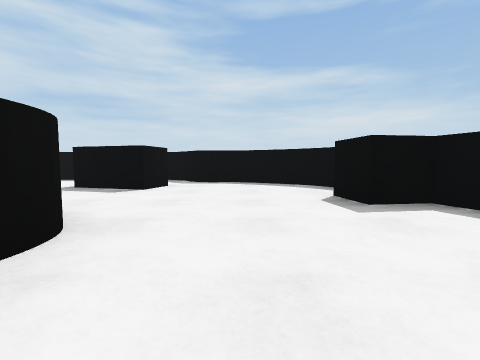
view 1 (above)

16 first-person views from a walk through a Webots world. The camera is 0.06 m above the floor, tilts 4° down and sees 90° across. The floor is counted in squares, 0.1 m on a side. Each view is taken from the middle of a square. On the plan, view 1 faces up. The plan holds only what a view shows up to about 9 squares ahead; the rest is blank. The robots in the file are not drawn. Simple shapes and patterns stand in for the simulator's stock objects.

view 2
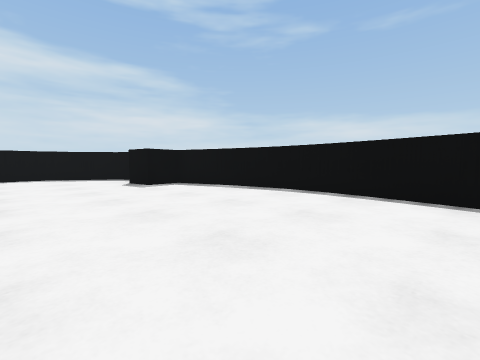

view 3
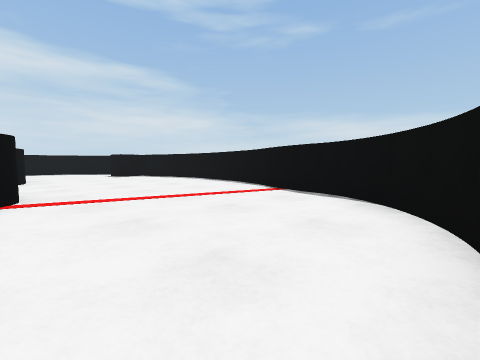

view 4
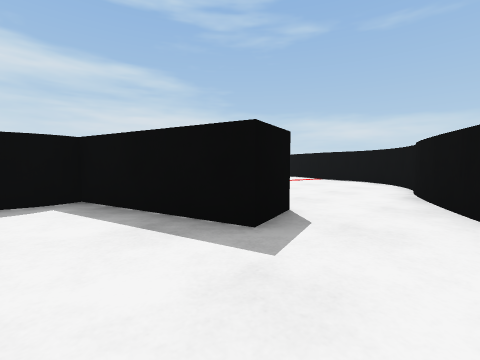

view 5
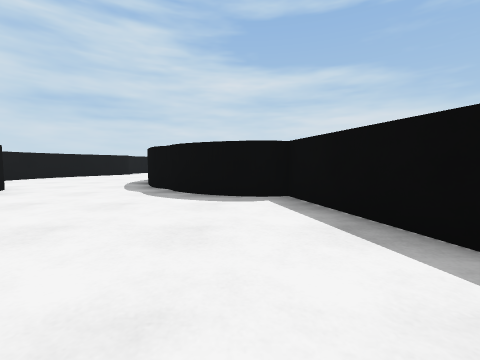

view 6
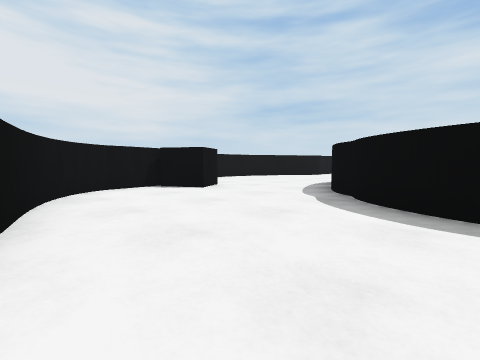

view 7
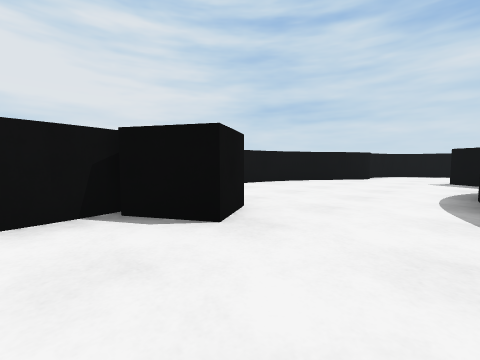

view 8
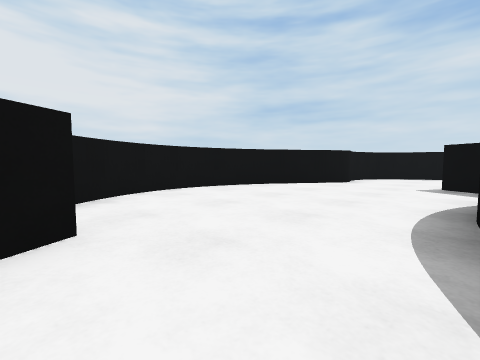

view 9
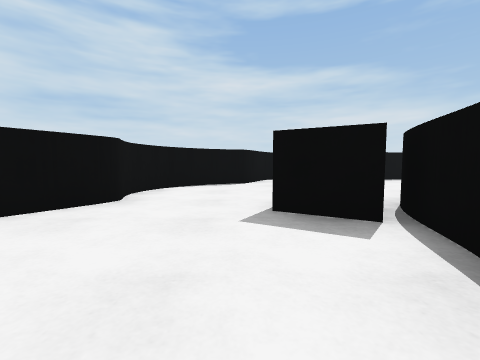

view 10
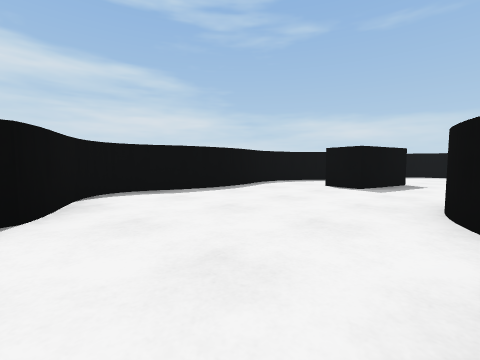

view 11
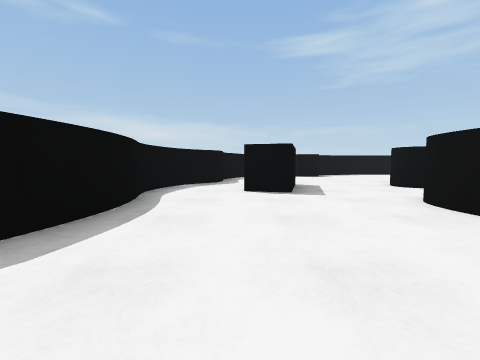

view 12
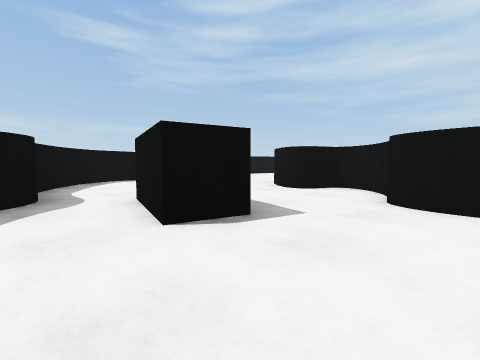

view 13
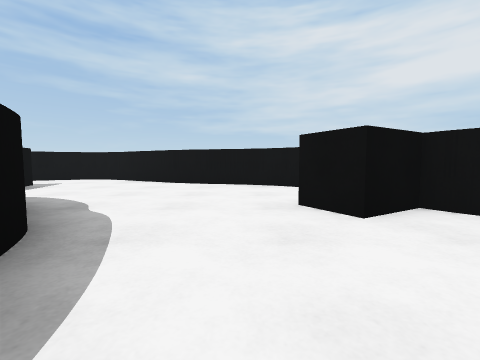

view 14
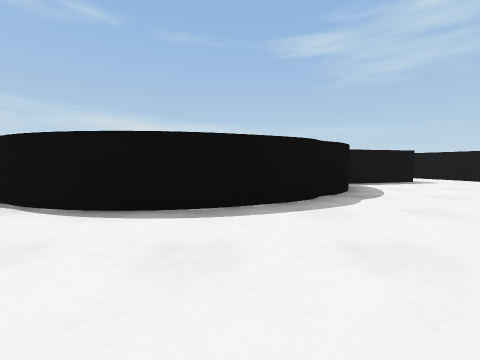

view 15
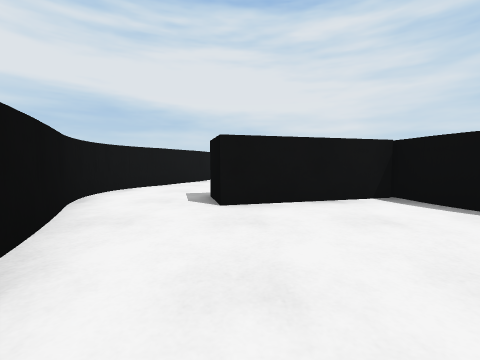

view 16
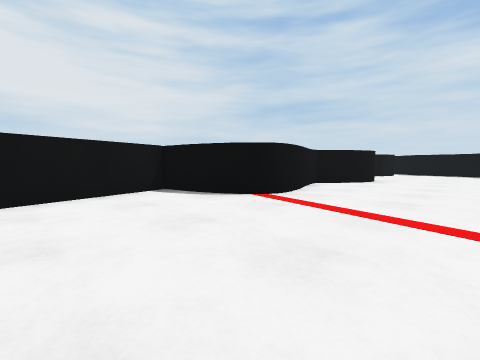

### Floor plan
Key: @ floor where view 1 was taken; # wall or solid block; . floor; B black box; O other object.
Columns run from 14 left of view 1 to 4 right of it. Each row starts with its distance up from view 1.
  9     ##########
  8     #........###
  7   ###.....B....###
  6   #.......BBB....#
  5   #..............#
  4  ##..B.OOO......B#
  3  #...BB  O.O.....##
  2 ##....O   OOO.....#
  1 #.....      O.....#
  0 #....O      O.@...#
 -1 #....O      ......#
 -2 #.....O     O.....#
 -3 #.....O     O.....#
 -4 ##BB...OOOBO.....##
 -5  ##......BB......#
 -6   #......BB......#
 -7   #.......B.....##
 -8   ####........###
 -9      ###...####
-10        #####

Where each view was taken, in squares from view 1:
view 1: 0 up, 0 right, facing up
view 2: 3 down, 1 left, facing up-right
view 3: 8 down, 2 left, facing up-right
view 4: 9 down, 6 left, facing up-right
view 5: 9 down, 6 left, facing up
view 6: 8 down, 6 left, facing up-left
view 7: 6 down, 9 left, facing up-left
view 8: 4 down, 9 left, facing up-left
view 9: 0 up, 10 left, facing up
view 10: 4 up, 10 left, facing up-right
view 11: 7 up, 9 left, facing right
view 12: 8 up, 6 left, facing down-right
view 13: 1 down, 10 left, facing down
view 14: 2 down, 12 left, facing right
view 15: 7 down, 0 right, facing left
view 16: 7 down, 1 right, facing up-left
